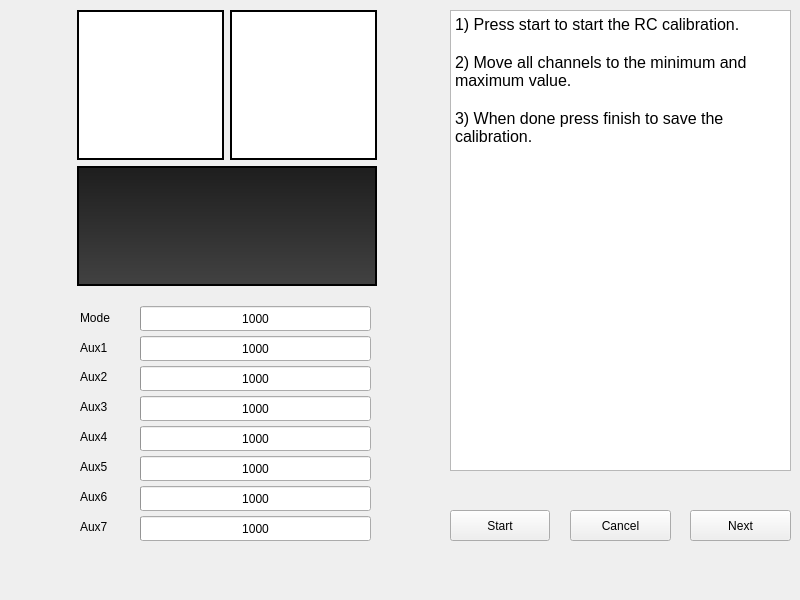
<?xml version="1.0" encoding="UTF-8"?>
<ui version="4.0">
 <class>ReceiverCalibrationPanel</class>
 <widget class="QWidget" name="ReceiverCalibrationPanel">
  <property name="geometry">
   <rect>
    <x>0</x>
    <y>0</y>
    <width>800</width>
    <height>600</height>
   </rect>
  </property>
  <property name="windowTitle">
   <string>Form</string>
  </property>
  <widget class="QGraphicsView" name="transmitterOutput">
   <property name="geometry">
    <rect>
     <x>77</x>
     <y>166</y>
     <width>300</width>
     <height>120</height>
    </rect>
   </property>
   <property name="maximumSize">
    <size>
     <width>16777215</width>
     <height>300</height>
    </size>
   </property>
   <property name="styleSheet">
    <string notr="true">background-color: qlineargradient(spread:reflect, x1:0.548, y1:0.0170455, x2:0.548, y2:1, stop:0 rgba(30, 30, 30, 255), stop:1 rgba(66, 66, 66, 255))</string>
   </property>
   <property name="frameShape">
    <enum>QFrame::Box</enum>
   </property>
   <property name="frameShadow">
    <enum>QFrame::Plain</enum>
   </property>
   <property name="lineWidth">
    <number>2</number>
   </property>
   <property name="verticalScrollBarPolicy">
    <enum>Qt::ScrollBarAlwaysOff</enum>
   </property>
   <property name="horizontalScrollBarPolicy">
    <enum>Qt::ScrollBarAlwaysOff</enum>
   </property>
  </widget>
  <widget class="QGraphicsView" name="leftTransmitter">
   <property name="geometry">
    <rect>
     <x>77</x>
     <y>10</y>
     <width>147</width>
     <height>150</height>
    </rect>
   </property>
   <property name="sizePolicy">
    <sizepolicy hsizetype="Fixed" vsizetype="Fixed">
     <horstretch>0</horstretch>
     <verstretch>0</verstretch>
    </sizepolicy>
   </property>
   <property name="minimumSize">
    <size>
     <width>147</width>
     <height>150</height>
    </size>
   </property>
   <property name="maximumSize">
    <size>
     <width>147</width>
     <height>150</height>
    </size>
   </property>
   <property name="frameShape">
    <enum>QFrame::Box</enum>
   </property>
   <property name="frameShadow">
    <enum>QFrame::Plain</enum>
   </property>
   <property name="lineWidth">
    <number>2</number>
   </property>
   <property name="verticalScrollBarPolicy">
    <enum>Qt::ScrollBarAlwaysOff</enum>
   </property>
   <property name="horizontalScrollBarPolicy">
    <enum>Qt::ScrollBarAlwaysOff</enum>
   </property>
  </widget>
  <widget class="QGraphicsView" name="rightTransmitter">
   <property name="geometry">
    <rect>
     <x>230</x>
     <y>10</y>
     <width>147</width>
     <height>150</height>
    </rect>
   </property>
   <property name="sizePolicy">
    <sizepolicy hsizetype="Fixed" vsizetype="Fixed">
     <horstretch>0</horstretch>
     <verstretch>0</verstretch>
    </sizepolicy>
   </property>
   <property name="minimumSize">
    <size>
     <width>147</width>
     <height>150</height>
    </size>
   </property>
   <property name="maximumSize">
    <size>
     <width>147</width>
     <height>150</height>
    </size>
   </property>
   <property name="frameShape">
    <enum>QFrame::Box</enum>
   </property>
   <property name="frameShadow">
    <enum>QFrame::Plain</enum>
   </property>
   <property name="lineWidth">
    <number>2</number>
   </property>
   <property name="verticalScrollBarPolicy">
    <enum>Qt::ScrollBarAlwaysOff</enum>
   </property>
   <property name="horizontalScrollBarPolicy">
    <enum>Qt::ScrollBarAlwaysOff</enum>
   </property>
  </widget>
  <widget class="QPushButton" name="start">
   <property name="geometry">
    <rect>
     <x>450</x>
     <y>510</y>
     <width>100</width>
     <height>31</height>
    </rect>
   </property>
   <property name="text">
    <string>Start</string>
   </property>
  </widget>
  <widget class="QPushButton" name="cancel">
   <property name="geometry">
    <rect>
     <x>570</x>
     <y>510</y>
     <width>101</width>
     <height>31</height>
    </rect>
   </property>
   <property name="text">
    <string>Cancel</string>
   </property>
  </widget>
  <widget class="QPushButton" name="next">
   <property name="geometry">
    <rect>
     <x>690</x>
     <y>510</y>
     <width>101</width>
     <height>31</height>
    </rect>
   </property>
   <property name="text">
    <string>Next</string>
   </property>
  </widget>
  <widget class="QProgressBar" name="progressBar_RCmode">
   <property name="geometry">
    <rect>
     <x>140</x>
     <y>306</y>
     <width>231</width>
     <height>25</height>
    </rect>
   </property>
   <property name="font">
    <font>
     <weight>50</weight>
     <italic>false</italic>
     <bold>false</bold>
     <underline>false</underline>
     <kerning>false</kerning>
    </font>
   </property>
   <property name="contextMenuPolicy">
    <enum>Qt::DefaultContextMenu</enum>
   </property>
   <property name="layoutDirection">
    <enum>Qt::LeftToRight</enum>
   </property>
   <property name="minimum">
    <number>1000</number>
   </property>
   <property name="maximum">
    <number>2000</number>
   </property>
   <property name="value">
    <number>1000</number>
   </property>
   <property name="textVisible">
    <bool>true</bool>
   </property>
   <property name="orientation">
    <enum>Qt::Horizontal</enum>
   </property>
   <property name="invertedAppearance">
    <bool>false</bool>
   </property>
   <property name="format">
    <string>%v</string>
   </property>
  </widget>
  <widget class="QProgressBar" name="progressBar_RCAux1">
   <property name="geometry">
    <rect>
     <x>140</x>
     <y>336</y>
     <width>231</width>
     <height>25</height>
    </rect>
   </property>
   <property name="font">
    <font>
     <weight>50</weight>
     <italic>false</italic>
     <bold>false</bold>
     <underline>false</underline>
     <kerning>true</kerning>
    </font>
   </property>
   <property name="contextMenuPolicy">
    <enum>Qt::DefaultContextMenu</enum>
   </property>
   <property name="layoutDirection">
    <enum>Qt::LeftToRight</enum>
   </property>
   <property name="minimum">
    <number>1000</number>
   </property>
   <property name="maximum">
    <number>2000</number>
   </property>
   <property name="value">
    <number>1000</number>
   </property>
   <property name="textVisible">
    <bool>true</bool>
   </property>
   <property name="orientation">
    <enum>Qt::Horizontal</enum>
   </property>
   <property name="invertedAppearance">
    <bool>false</bool>
   </property>
   <property name="format">
    <string>%v</string>
   </property>
  </widget>
  <widget class="QProgressBar" name="progressBar_RCAux2">
   <property name="geometry">
    <rect>
     <x>140</x>
     <y>366</y>
     <width>231</width>
     <height>25</height>
    </rect>
   </property>
   <property name="font">
    <font>
     <weight>50</weight>
     <italic>false</italic>
     <bold>false</bold>
     <underline>false</underline>
     <kerning>true</kerning>
    </font>
   </property>
   <property name="contextMenuPolicy">
    <enum>Qt::DefaultContextMenu</enum>
   </property>
   <property name="layoutDirection">
    <enum>Qt::LeftToRight</enum>
   </property>
   <property name="minimum">
    <number>1000</number>
   </property>
   <property name="maximum">
    <number>2000</number>
   </property>
   <property name="value">
    <number>1000</number>
   </property>
   <property name="textVisible">
    <bool>true</bool>
   </property>
   <property name="orientation">
    <enum>Qt::Horizontal</enum>
   </property>
   <property name="invertedAppearance">
    <bool>false</bool>
   </property>
   <property name="format">
    <string>%v</string>
   </property>
  </widget>
  <widget class="QProgressBar" name="progressBar_RCAux3">
   <property name="geometry">
    <rect>
     <x>140</x>
     <y>396</y>
     <width>231</width>
     <height>25</height>
    </rect>
   </property>
   <property name="font">
    <font>
     <weight>50</weight>
     <italic>false</italic>
     <bold>false</bold>
     <underline>false</underline>
     <kerning>true</kerning>
    </font>
   </property>
   <property name="contextMenuPolicy">
    <enum>Qt::DefaultContextMenu</enum>
   </property>
   <property name="layoutDirection">
    <enum>Qt::LeftToRight</enum>
   </property>
   <property name="minimum">
    <number>1000</number>
   </property>
   <property name="maximum">
    <number>2000</number>
   </property>
   <property name="value">
    <number>1000</number>
   </property>
   <property name="textVisible">
    <bool>true</bool>
   </property>
   <property name="orientation">
    <enum>Qt::Horizontal</enum>
   </property>
   <property name="invertedAppearance">
    <bool>false</bool>
   </property>
   <property name="format">
    <string>%v</string>
   </property>
  </widget>
  <widget class="QTextBrowser" name="commLog">
   <property name="geometry">
    <rect>
     <x>450</x>
     <y>10</y>
     <width>341</width>
     <height>461</height>
    </rect>
   </property>
   <property name="frameShadow">
    <enum>QFrame::Sunken</enum>
   </property>
   <property name="html">
    <string>&lt;!DOCTYPE HTML PUBLIC &quot;-//W3C//DTD HTML 4.0//EN&quot; &quot;http://www.w3.org/TR/REC-html40/strict.dtd&quot;&gt;
&lt;html&gt;&lt;head&gt;&lt;meta name=&quot;qrichtext&quot; content=&quot;1&quot; /&gt;&lt;style type=&quot;text/css&quot;&gt;
p, li { white-space: pre-wrap; }
&lt;/style&gt;&lt;/head&gt;&lt;body style=&quot; font-family:'MS Shell Dlg 2'; font-size:8.25pt; font-weight:400; font-style:normal;&quot;&gt;
&lt;p style=&quot; margin-top:0px; margin-bottom:0px; margin-left:0px; margin-right:0px; -qt-block-indent:0; text-indent:0px;&quot;&gt;&lt;span style=&quot; font-size:12pt;&quot;&gt;1) Press start to start the RC calibration.&lt;/span&gt;&lt;/p&gt;
&lt;p style=&quot;-qt-paragraph-type:empty; margin-top:0px; margin-bottom:0px; margin-left:0px; margin-right:0px; -qt-block-indent:0; text-indent:0px; font-size:12pt;&quot;&gt;&lt;br /&gt;&lt;/p&gt;
&lt;p style=&quot; margin-top:0px; margin-bottom:0px; margin-left:0px; margin-right:0px; -qt-block-indent:0; text-indent:0px;&quot;&gt;&lt;span style=&quot; font-size:12pt;&quot;&gt;2) Move all channels to the minimum and maximum value.&lt;/span&gt;&lt;/p&gt;
&lt;p style=&quot;-qt-paragraph-type:empty; margin-top:0px; margin-bottom:0px; margin-left:0px; margin-right:0px; -qt-block-indent:0; text-indent:0px; font-size:12pt;&quot;&gt;&lt;br /&gt;&lt;/p&gt;
&lt;p style=&quot; margin-top:0px; margin-bottom:0px; margin-left:0px; margin-right:0px; -qt-block-indent:0; text-indent:0px;&quot;&gt;&lt;span style=&quot; font-size:12pt;&quot;&gt;3) When done press finish to save the calibration.&lt;/span&gt;&lt;/p&gt;&lt;/body&gt;&lt;/html&gt;</string>
   </property>
  </widget>
  <widget class="QProgressBar" name="progressBar_RCAux4">
   <property name="geometry">
    <rect>
     <x>140</x>
     <y>426</y>
     <width>231</width>
     <height>25</height>
    </rect>
   </property>
   <property name="font">
    <font>
     <weight>50</weight>
     <italic>false</italic>
     <bold>false</bold>
     <underline>false</underline>
     <kerning>false</kerning>
    </font>
   </property>
   <property name="contextMenuPolicy">
    <enum>Qt::DefaultContextMenu</enum>
   </property>
   <property name="layoutDirection">
    <enum>Qt::LeftToRight</enum>
   </property>
   <property name="minimum">
    <number>1000</number>
   </property>
   <property name="maximum">
    <number>2000</number>
   </property>
   <property name="value">
    <number>1000</number>
   </property>
   <property name="textVisible">
    <bool>true</bool>
   </property>
   <property name="orientation">
    <enum>Qt::Horizontal</enum>
   </property>
   <property name="invertedAppearance">
    <bool>false</bool>
   </property>
   <property name="format">
    <string>%v</string>
   </property>
  </widget>
  <widget class="QProgressBar" name="progressBar_RCAux5">
   <property name="geometry">
    <rect>
     <x>140</x>
     <y>456</y>
     <width>231</width>
     <height>25</height>
    </rect>
   </property>
   <property name="font">
    <font>
     <weight>50</weight>
     <italic>false</italic>
     <bold>false</bold>
     <underline>false</underline>
     <kerning>true</kerning>
    </font>
   </property>
   <property name="contextMenuPolicy">
    <enum>Qt::DefaultContextMenu</enum>
   </property>
   <property name="layoutDirection">
    <enum>Qt::LeftToRight</enum>
   </property>
   <property name="minimum">
    <number>1000</number>
   </property>
   <property name="maximum">
    <number>2000</number>
   </property>
   <property name="value">
    <number>1000</number>
   </property>
   <property name="textVisible">
    <bool>true</bool>
   </property>
   <property name="orientation">
    <enum>Qt::Horizontal</enum>
   </property>
   <property name="invertedAppearance">
    <bool>false</bool>
   </property>
   <property name="format">
    <string>%v</string>
   </property>
  </widget>
  <widget class="QProgressBar" name="progressBar_RCAux7">
   <property name="geometry">
    <rect>
     <x>140</x>
     <y>516</y>
     <width>231</width>
     <height>25</height>
    </rect>
   </property>
   <property name="font">
    <font>
     <weight>50</weight>
     <italic>false</italic>
     <bold>false</bold>
     <underline>false</underline>
     <kerning>true</kerning>
    </font>
   </property>
   <property name="contextMenuPolicy">
    <enum>Qt::DefaultContextMenu</enum>
   </property>
   <property name="layoutDirection">
    <enum>Qt::LeftToRight</enum>
   </property>
   <property name="minimum">
    <number>1000</number>
   </property>
   <property name="maximum">
    <number>2000</number>
   </property>
   <property name="value">
    <number>1000</number>
   </property>
   <property name="textVisible">
    <bool>true</bool>
   </property>
   <property name="orientation">
    <enum>Qt::Horizontal</enum>
   </property>
   <property name="invertedAppearance">
    <bool>false</bool>
   </property>
   <property name="format">
    <string>%v</string>
   </property>
  </widget>
  <widget class="QProgressBar" name="progressBar_RCAux6">
   <property name="geometry">
    <rect>
     <x>140</x>
     <y>486</y>
     <width>231</width>
     <height>25</height>
    </rect>
   </property>
   <property name="font">
    <font>
     <weight>50</weight>
     <italic>false</italic>
     <bold>false</bold>
     <underline>false</underline>
     <kerning>true</kerning>
    </font>
   </property>
   <property name="contextMenuPolicy">
    <enum>Qt::DefaultContextMenu</enum>
   </property>
   <property name="layoutDirection">
    <enum>Qt::LeftToRight</enum>
   </property>
   <property name="minimum">
    <number>1000</number>
   </property>
   <property name="maximum">
    <number>2000</number>
   </property>
   <property name="value">
    <number>1000</number>
   </property>
   <property name="textVisible">
    <bool>true</bool>
   </property>
   <property name="orientation">
    <enum>Qt::Horizontal</enum>
   </property>
   <property name="invertedAppearance">
    <bool>false</bool>
   </property>
   <property name="format">
    <string>%v</string>
   </property>
  </widget>
  <widget class="QLabel" name="label">
   <property name="geometry">
    <rect>
     <x>80</x>
     <y>311</y>
     <width>46</width>
     <height>13</height>
    </rect>
   </property>
   <property name="text">
    <string>Mode</string>
   </property>
  </widget>
  <widget class="QLabel" name="label_aux1">
   <property name="geometry">
    <rect>
     <x>80</x>
     <y>341</y>
     <width>46</width>
     <height>13</height>
    </rect>
   </property>
   <property name="text">
    <string>Aux1</string>
   </property>
  </widget>
  <widget class="QLabel" name="label_aux2">
   <property name="geometry">
    <rect>
     <x>80</x>
     <y>370</y>
     <width>46</width>
     <height>13</height>
    </rect>
   </property>
   <property name="text">
    <string>Aux2</string>
   </property>
  </widget>
  <widget class="QLabel" name="label_aux3">
   <property name="geometry">
    <rect>
     <x>80</x>
     <y>400</y>
     <width>46</width>
     <height>13</height>
    </rect>
   </property>
   <property name="text">
    <string>Aux3</string>
   </property>
  </widget>
  <widget class="QLabel" name="label_aux4">
   <property name="geometry">
    <rect>
     <x>80</x>
     <y>430</y>
     <width>46</width>
     <height>13</height>
    </rect>
   </property>
   <property name="text">
    <string>Aux4</string>
   </property>
  </widget>
  <widget class="QLabel" name="label_aux5">
   <property name="geometry">
    <rect>
     <x>80</x>
     <y>460</y>
     <width>46</width>
     <height>13</height>
    </rect>
   </property>
   <property name="text">
    <string>Aux5</string>
   </property>
  </widget>
  <widget class="QLabel" name="label_aux6">
   <property name="geometry">
    <rect>
     <x>80</x>
     <y>490</y>
     <width>46</width>
     <height>13</height>
    </rect>
   </property>
   <property name="text">
    <string>Aux6</string>
   </property>
  </widget>
  <widget class="QLabel" name="label_aux7">
   <property name="geometry">
    <rect>
     <x>80</x>
     <y>520</y>
     <width>46</width>
     <height>13</height>
    </rect>
   </property>
   <property name="text">
    <string>Aux7</string>
   </property>
  </widget>
 </widget>
 <resources/>
 <connections/>
</ui>
